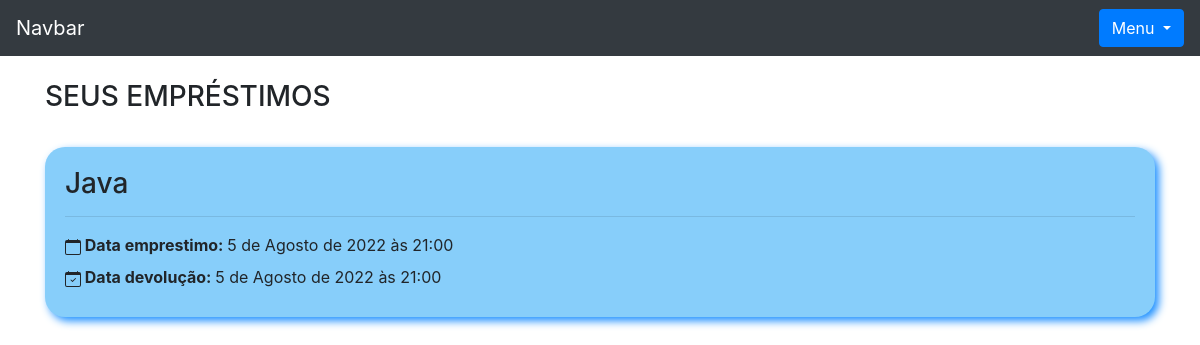
Page /livro/seus_emprestimos (signed in) on the committed database.
### livro/models.py (models this page shows, shortened)
class Emprestimos(models.Model):
    choices = (
        ('P', 'Péssimo'),
        ('R', 'Ruim'),
        ('B', 'Bom'),
        ('O', 'Ótimo')
    )
    nome_emprestado = models.ForeignKey(Usuario, on_delete=models.DO_NOTHING, blank = True, null = True)
    nome_emprestado_anonimo = models.CharField(max_length = 30, blank = True, null = True)
    data_emprestimo = models.DateTimeField(default=datetime.datetime.now())
    data_devolucao = models.DateTimeField(blank = True, null = True)
    livro = models.ForeignKey(Livros, on_delete=models.DO_NOTHING)
    avaliacao = models.CharField(max_length=1, choices=choices, null=True, blank=True)

class Livros(models.Model):
    nome = models.CharField(max_length = 100)
    autor = models.CharField(max_length = 30)
    co_autor = models.CharField(max_length = 30, blank = True)
    data_cadastro = models.DateField(default = date.today)
    emprestado = models.BooleanField(default = False)
    categoria = models.ForeignKey(Categoria, on_delete=models.DO_NOTHING)
    usuario =  models.ForeignKey(Usuario, on_delete=models.DO_NOTHING)
    class Meta:
        verbose_name = 'Livro'
    def __str__(self):
        return self.nome

### livro/views.py (the view)
def seus_emprestimos(request):
    usuario = Usuario.objects.get(id = request.session['usuario'])
    emprestimos = Emprestimos.objects.filter(nome_emprestado = usuario)
    return render(request, 'seus_emprestimos.html', {'usuario_logado': request.session['usuario'],
                                                    'emprestimos': emprestimos})

### livro/templates/seus_emprestimos.html (shortened to what this page needs)
{% extends 'base.html' %}
{% block 'conteudo' %}
<div class="container">
    <br>
    <h3>SEUS EMPRÉSTIMOS</h3>
    {% for emprestimo in emprestimos %}
        <div class="cartao">
            <div class="titulo">
                <h3>{{emprestimo.livro}}</h3>
            </div><hr>
            <div class="body">
                <label><strong>&nbspData emprestimo: </strong>{{emprestimo.data_emprestimo}}</label><br>
                  <label><strong>&nbspData devolução: </strong>{% if  emprestimo.data_devolucao %}{{emprestimo.data_devolucao}}{% else %}Sem devolução até o momento!{% endif %}</label>
            </div>
        </div>
    {% endfor %}
</div>
{% endblock %}

### livro/templates/seus_emprestimos.html (style rules this page uses)
.cartao { background-color: #87CEFA; padding: 20px; margin-top: 3%; border-radius: 20px; box-shadow: 4px 4px 8px #1E90FF; }

### rows in the picture
Emprestimos: livro "Java", data_emprestimo "5 de Agosto de 2022 às 21:00", data_devolucao "5 de Agosto de 2022 às 21:00"
